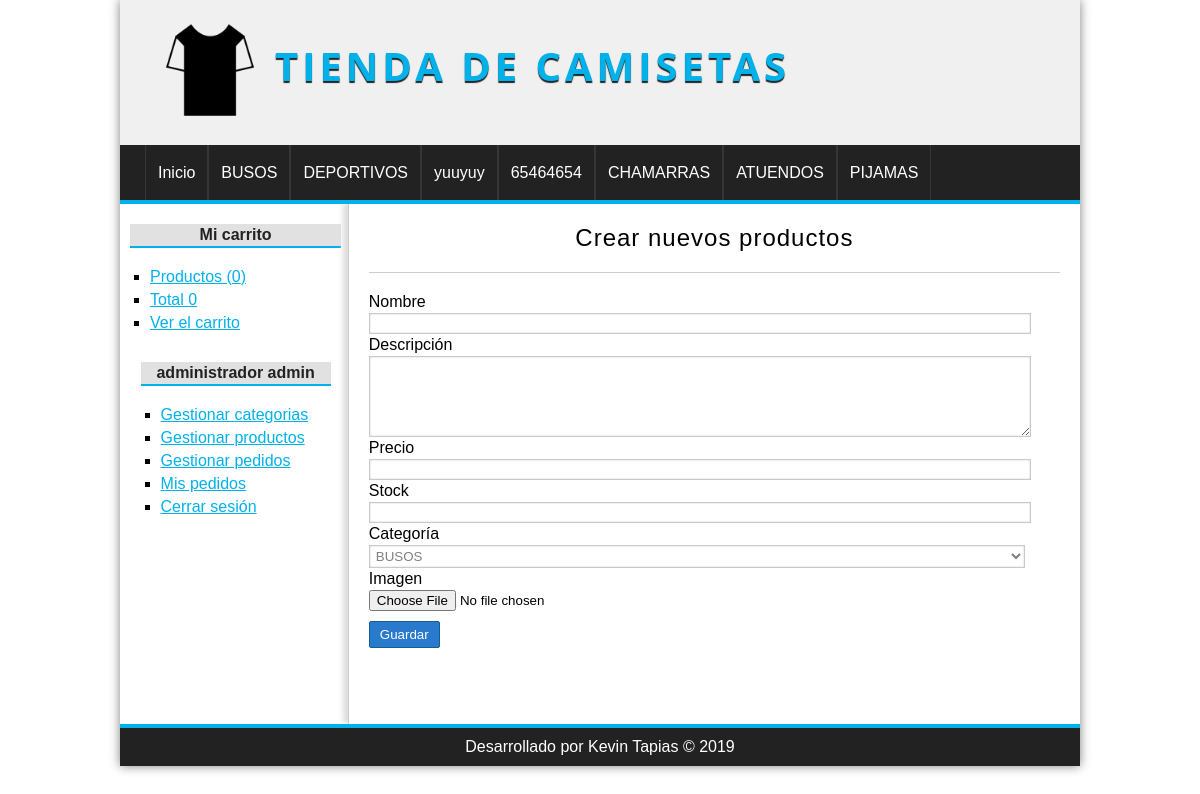
The page /producto/crear (signed in) on the database its author committed.
### tables this page shows
CREATE TABLE `categorias` (
  `idcategoria` int(11) NOT NULL,
  `nombre` varchar(45) NOT NULL
);

### config/db.php (called while the page is built)
<?php
class Database{
    public static function connect(){
        $db = new mysqli(
            "localhost",
            "root",
            "",
            "tiendamaster"
        );
        $db->query("SET NAMES 'utf8'");
        return $db;
    }
}

### helpers/utils.php (called while the page is built, shortened)
<?php
    require_once 'models/categoria.php';
    class Utils{
        public static function showCategorias(){
            $categoria = new Categoria();
            $categorias = $categoria->listar();
            return $categorias;
        }
    }
?>

### models/categoria.php (called while the page is built, shortened)
<?php
    class Categoria{
        private   $db;
        public  function __construct(){
            $this->db  =  Database::connect();
        }
        public function listar(){
            $categorias = $this->db->query("SELECT * FROM categorias ORDER BY idcategoria DESC");
            return $categorias;
        }
    }
?>

### controllers/ProductoController.php (called while the page is built, shortened)
<?php
class productoController{
    public function crear(){
        require_once 'views/producto/crear.php';
    }
}

### views/producto/crear.php (the view, shortened to what this page needs)
<?php if (isset($edit) && isset($datos) && is_object($datos)):
    $urlAct =  base_url."producto/save&id=".$datos->idproducto;
    echo "<h1>Editar producto ".$datos->nombre."</h1>";
?>
<?php else:
    $urlAct =  base_url."producto/save";
    echo "<h1>Crear nuevos productos</h1> ";
?>
<?php endif ;?>
<div class="form-fontainer">
    <form action="<?=$urlAct?>" method="POST" enctype="multipart/form-data">
        <label for="nombre">Nombre</label>
        <input type="text" name="nombre" id="" value="<?=isset($datos) && is_object($datos) ? $datos->nombre:"" ?>">
        <label for="descripcion">Descripción</label>
        <textarea rows="5" type="text" name="descripcion" id=""><?=isset($datos) && is_object($datos) ? $datos->descripcion:"" ?>
        </textarea>
        <label for="precio">Precio</label>
        <input type="text" name="precio" id="" value="<?=isset($datos) && is_object($datos) ? $datos->precio:"" ?>">
        <label for="stock">Stock</label>
        <input type="number" name="stock" id="" value="<?=isset($datos) && is_object($datos) ? $datos->stock:"" ?>">
        <label for="idcategoria">Categoría</label>
        <?php $categorias = Utils::showCategorias() ?>
        <select type="text" name="idcategoria" id="" <?=isset($datos) && is_object($datos)  && $cat->idcategoria == $datos->idcategoria  ? "selected" : "" ?>>
            <?php while($cat = $categorias->fetch_object()): ?>
                    <option value="<?=$cat->idcategoria?>">
                        <?=$cat->nombre?>
                    </option>
                <?php endwhile;?>
        </select>
        <label for="imagen">Imagen</label>
        <input type="file" name="imagen" id="">
        <input type="submit" value="Guardar">
    </form>
</div>

### views/layout/header.php (shortened to what this page needs)
<?php
 require_once 'helpers/utils.php';
?>
<!DOCTYPE html>
<html lang="es">
<head>
    <link rel="stylesheet" href="<?=base_url?>assets/css/styles.css">
</head>
<body>
    <div id="container">
        <header id="header">
            <div id="logo">
                <img src="<?=base_url?>assets/camisa.png" alt="camiseta">
                <a href="<?=base_url?>">
                Tienda de Camisetas</a>
            </div>
        </header>
        <?php $categorias =  Utils::showCategorias() ?>
        <nav id="menu">
            <ul>
                <li>
                    <a href="<?=base_url?>">Inicio</a>
                </li>
            <?php while($cat = $categorias->fetch_object()): ?>
                <li>
                    <a href="<?=base_url?>categoria/ver&id=<?=$cat->idcategoria?>"><?=$cat->nombre?></a>
                </li>
              <?php endwhile;?>
            </ul>
        </nav>
        <div id="content">

### assets/css/styles.css (style rules this page uses)
* { padding: 0px; margin: 0px; font-family: sans-serif, Arial, Helvetica; }
a { color: #01b1EA; }
#container { width: 80%; margin: 0px auto; box-shadow: 0px 0px 10px gray; background: white; }
#header { height: 145px; background: #F0F0F0; height: 145px; }
#logo { float: left; padding: 20px; margin-left: 20px; }
#logo img { float: left; height: 100px; }
#logo a { float: left; font-size: 40px; letter-spacing: 4px; font-family: 'Open Sans', Arial, Helvetica, sans-serif; text-transform: uppercase; color: #01B1EA; font-weight: bold; text-decoration: none; margin-top: 18px; margin-left: 15px; text-shadow: 0px 2px 1px #222; transition: all 300ms; }
#menu { clear: both; background: #222; color: white; height: 55px; border-bottom: 4px solid #01B1EA; }
#menu ul { list-style: none; text-decoration: none; margin: 0px auto; margin-left: 25px; }
#menu ul li { line-height: 55px; float: left; border-right: 1px solid #363636; }
#menu a { display: block; color: white; text-decoration: none; padding-left: 12px; padding-right: 12px; transition: all 200ms; }
#menu a:first-child { border-left: 1px solid #363636; }
#content { margin:0px auto; overflow: hidden; background: white; }
label,input[type="button"], input[type="submit"], button { display: block; margin-top: 10px; }
input[type="text"], input[type="password"], input[type="email"], select, input[type="number"], textarea { border: 1px solid #C9C9C9; box-shadow: 0px 0px 2px #ccc inset; background: white; padding: 2px; color: gray; transition: all 300ms; }
input[type="button"], input[type="submit"], button, .button { display:block; border-radius: 2px; width: auto; padding:5px; padding-left: 10px; padding-right: 10px; color: white; background: #2979CD; border: 1px solid #11608E; cursor: pointer; }
label,input[type="text"], input[type="password"], input[type="email"], input[type="number"], select, textarea { display: block; width: 95%; margin-top: 2px; margin-bottom: 2px; }
#central h1 { font-size: 24px; text-align: center; font-weight: normal; letter-spacing: 1px; border-bottom: 1px solid #ccc; margin-bottom :20px; padding: 20px; }

### rows shown on the page
categorias: nombre "BUSOS"
categorias: nombre "DEPORTIVOS"
categorias: nombre "yuuyuy"
categorias: nombre "65464654"
categorias: nombre "CHAMARRAS"
categorias: nombre "ATUENDOS"
categorias: nombre "PIJAMAS"

### other values the page prints
$stats['count'] "0"
$stats['total'] "0"
$_SESSION['identity']->nombre "administrador"
$_SESSION['identity']->apellidos "admin"
form field idcategoria "BUSOS"
